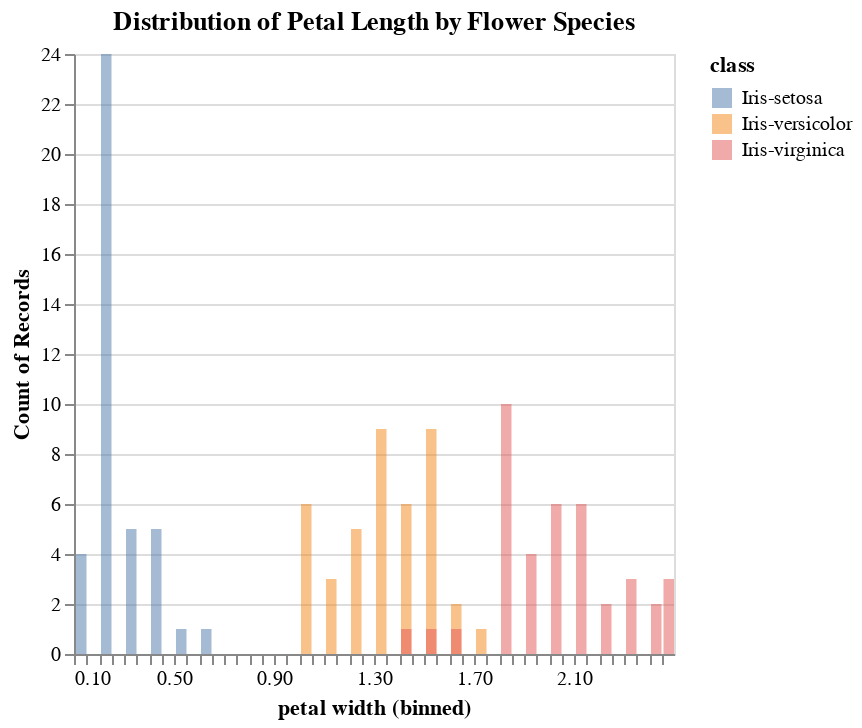

Notebook code for this chart:
### Markdown cell above
**Figure 3.** Distribution of petal length for each iris species.  
This plot shows that *Iris setosa* has very short petals, *Iris virginica* tends to have the longest petals, and *Iris versicolor* falls in between, which explains why petal length is highly informative for classification.

### Code cell
plt_ptlen = alt.Chart(
	iris_train, 
	title='Distribution of Petal Length by Flower Species'
).mark_bar(opacity=0.5).encode(
	x = alt.X('petal width').bin(maxbins=50).sort('-y'),
	y = alt.Y('count()').scale(zero=False).stack(False),
	color = 'class'
)
plt_ptlen

### Figure 1 — Vega specification as saved in the notebook (floating-point values rounded to 4 significant figures)
{"$schema": "https://vega.github.io/schema/vega/v6.json", "data": [{"name": "source_0", "values": [{"__count": 9, "bin_maxbins_50_petal width": 1.5, "bin_maxbins_50_petal width_end": 1.55, "class": "Iris-versicolor"}, {"__count": 10, "bin_maxbins_50_petal width": 1.8, "bin_maxbins_50_petal width_end": 1.85, "class": "Iris-virginica"}, {"__count": 5, "bin_maxbins_50_petal width": 1.2, "bin_maxbins_50_petal width_end": 1.25, "class": "Iris-versicolor"}, {"__count": 1, "bin_maxbins_50_petal width": 0.6, "bin_maxbins_50_petal width_end": 0.65, "class": "Iris-setosa"}, {"__count": 6, "bin_maxbins_50_petal width": 2.0, "bin_maxbins_50_petal width_end": 2.05, "class": "Iris-virginica"}, {"__count": 6, "bin_maxbins_50_petal width": 2.1, "bin_maxbins_50_petal width_end": 2.15, "class": "Iris-virginica"}, {"__count": 5, "bin_maxbins_50_petal width": 0.3, "bin_maxbins_50_petal width_end": 0.35, "class": "Iris-setosa"}, {"__count": 24, "bin_maxbins_50_petal width": 0.2, "bin_maxbins_50_petal width_end": 0.25, "class": "Iris-setosa"}, {"__count": 6, "bin_maxbins_50_petal width": 1.0, "bin_maxbins_50_petal width_end": 1.05, "class": "Iris-versicolor"}, {"__count": 3, "bin_maxbins_50_petal width": 2.45, "bin_maxbins_50_petal width_end": 2.5, "class": "Iris-virginica"}, {"__count": 4, "bin_maxbins_50_petal width": 1.9, "bin_maxbins_50_petal width_end": 1.95, "class": "Iris-virginica"}, {"__count": 9, "bin_maxbins_50_petal width": 1.3, "bin_maxbins_50_petal width_end": 1.35, "class": "Iris-versicolor"}, {"__count": 4, "bin_maxbins_50_petal width": 0.1, "bin_maxbins_50_petal width_end": 0.15, "class": "Iris-setosa"}, {"__count": 6, "bin_maxbins_50_petal width": 1.4, "bin_maxbins_50_petal width_end": 1.45, "class": "Iris-versicolor"}, {"__count": 1, "bin_maxbins_50_petal width": 1.5, "bin_maxbins_50_petal width_end": 1.55, "class": "Iris-virginica"}, {"__count": 2, "bin_maxbins_50_petal width": 2.2, "bin_maxbins_50_petal width_end": 2.25, "class": "Iris-virginica"}, {"__count": 2, "bin_maxbins_50_petal width": 1.6, "bin_maxbins_50_petal width_end": 1.65, "class": "Iris-versicolor"}, {"__count": 2, "bin_maxbins_50_petal width": 2.4, "bin_maxbins_50_petal width_end": 2.45, "class": "Iris-virginica"}, {"__count": 5, "bin_maxbins_50_petal width": 0.4, "bin_maxbins_50_petal width_end": 0.45, "class": "Iris-setosa"}, {"__count": 1, "bin_maxbins_50_petal width": 1.4, "bin_maxbins_50_petal width_end": 1.45, "class": "Iris-virginica"}, {"__count": 1, "bin_maxbins_50_petal width": 0.5, "bin_maxbins_50_petal width_end": 0.55, "class": "Iris-setosa"}, {"__count": 3, "bin_maxbins_50_petal width": 1.1, "bin_maxbins_50_petal width_end": 1.15, "class": "Iris-versicolor"}, {"__count": 1, "bin_maxbins_50_petal width": 1.7, "bin_maxbins_50_petal width_end": 1.75, "class": "Iris-versicolor"}, {"__count": 3, "bin_maxbins_50_petal width": 2.3, "bin_maxbins_50_petal width_end": 2.35, "class": "Iris-virginica"}, {"__count": 1, "bin_maxbins_50_petal width": 1.6, "bin_maxbins_50_petal width_end": 1.65, "class": "Iris-virginica"}]}, {"name": "source_0_y_domain___count", "values": [{"min": 1, "max": 24}]}, {"name": "source_0_color_domain_class", "values": [{"class": "Iris-versicolor"}, {"class": "Iris-virginica"}, {"class": "Iris-setosa"}]}], "signals": [{"name": "bin_maxbins_50_petal_width_bins", "value": {"fields": ["petal width"], "fname": "bin_petal width", "start": 0.1, "step": 0.05, "stop": 2.5}}], "marks": [{"type": "rect", "name": "marks", "from": {"data": "source_0"}, "encode": {"update": {"y": {"field": "__count", "scale": "y"}, "x2": {"field": "bin_maxbins_50_petal width", "scale": "x", "offset": {"signal": "0.5 + (abs(scale(\"x\", datum[\"bin_maxbins_50_petal width_end\"]) - scale(\"x\", datum[\"bin_maxbins_50_petal width\"])) < 0.25 ? -0.5 * (0.25 - (abs(scale(\"x\", datum[\"bin_maxbins_50_petal width_end\"]) - scale(\"x\", datum[\"bin_maxbins_50_petal width\"])))) : 0.5)"}}, "x": {"field": "bin_maxbins_50_petal width_end", "scale": "x", "offset": {"signal": "0.5 + (abs(scale(\"x\", datum[\"bin_maxbins_50_petal width_end\"]) - scale(\"x\", datum[\"bin_maxbins_50_petal width\"])) < 0.25 ? 0.5 * (0.25 - (abs(scale(\"x\", datum[\"bin_maxbins_50_petal width_end\"]) - scale(\"x\", datum[\"bin_maxbins_50_petal width\"])))) : -0.5)"}}, "opacity": {"value": 0.5}, "fill": {"field": "class", "scale": "color"}, "y2": {"signal": "scale('y', inrange(0, domain('y')) ? 0 : domain('y')[0])"}}}, "style": ["bar"]}], "scales": [{"name": "x", "type": "linear", "domain": {"signal": "[bin_maxbins_50_petal_width_bins.start, bin_maxbins_50_petal_width_bins.stop]"}, "range": [0, {"signal": "width"}], "bins": {"signal": "bin_maxbins_50_petal_width_bins"}, "zero": false}, {"name": "y", "type": "linear", "domain": [{"signal": "(data(\"source_0_y_domain___count\")[0] || {}).min"}, {"signal": "(data(\"source_0_y_domain___count\")[0] || {}).max"}], "range": [{"signal": "height"}, 0], "zero": false, "nice": true}, {"name": "color", "type": "ordinal", "domain": {"data": "source_0_color_domain_class", "field": "class", "sort": true}, "range": "category"}], "axes": [{"scale": "y", "gridScale": "x", "labels": false, "zindex": 0, "orient": "left", "ticks": false, "minExtent": 0, "tickCount": {"signal": "ceil(height/40)"}, "domain": false, "maxExtent": 0, "aria": false, "grid": true}, {"scale": "x", "labelFlush": true, "grid": false, "zindex": 0, "labelOverlap": true, "tickCount": {"signal": "ceil(width/10)"}, "orient": "bottom", "title": "petal width (binned)"}, {"scale": "y", "grid": false, "labelOverlap": true, "title": "Count of Records", "zindex": 0, "orient": "left", "tickCount": {"signal": "ceil(height/40)"}}], "title": {"text": "Distribution of Petal Length by Flower Species", "frame": "group"}, "background": "white", "height": 300, "style": "cell", "width": 300, "legends": [{"fill": "color", "symbolType": "square", "title": "class", "encode": {"symbols": {"update": {"opacity": {"value": 0.5}}}}}], "padding": 5}
